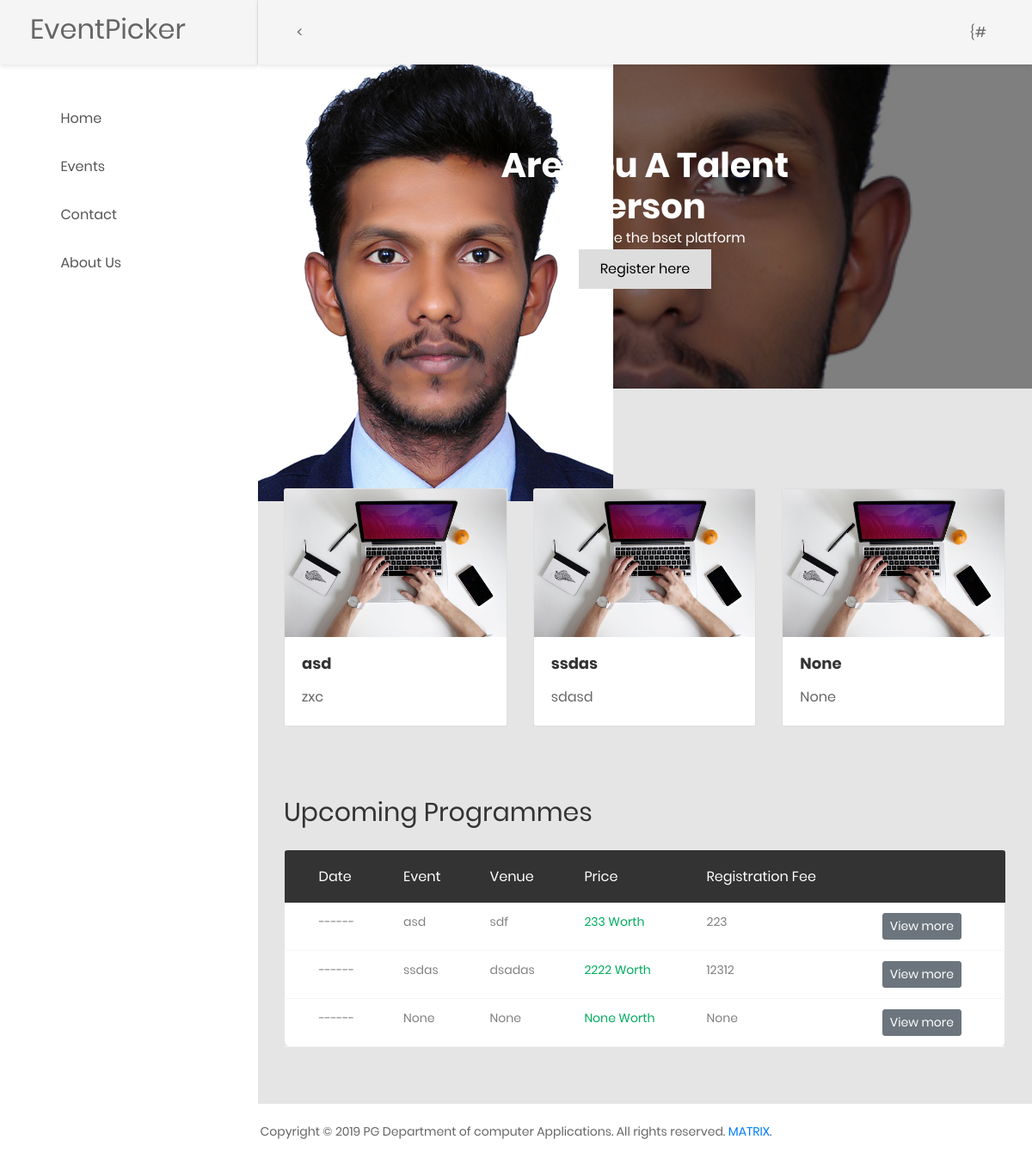
The page / on the database its author committed.
### EventApp/models.py (models this page shows)
class Admin(models.Model):
    eventid = models.IntegerField(primary_key=True)
    eventname = models.CharField(max_length=25)
    venue = models.TextField()
    regfee = models.IntegerField()
    tpm = models.IntegerField()
    ddepartment = models.CharField(max_length=200)
    descreption = models.TextField()
    brochure = models.ImageField()
    eventcategory=models.TextField()
    parti=models.IntegerField()
    edate=models.DateField(default=date.today())

### EventApp/views.py (the view)
# urls.py: path('', include('social_django.urls', namespace='index')),
def index(request):
    ob=Admin.objects.all()
    return render(request, 'enduser/index.html',context={'data':ob})

### EventApp/templates/enduser/index.html (shortened to what this page needs)
+{% load static %}
<!DOCTYPE html>
<html lang="en">
<head>
    <link href="{% static 'css/font-face.css' %}" rel="stylesheet" media="all">
    <link href="{% static 'vendor/font-awesome-4.7/css/font-awesome.min.css' %}" rel="stylesheet" media="all">
    <link href="{% static 'vendor/font-awesome-5/css/fontawesome-all.min.css' %}" rel="stylesheet" media="all">
    <link href="{% static 'vendor/mdi-font/css/material-design-iconic-font.min.css' %}" rel="stylesheet" media="all">
    <link href="{% static 'vendor/bootstrap-4.1/bootstrap.min.css' %}" rel="stylesheet" media="all">
    <link href="{% static 'vendor/animsition/animsition.min.css' %}" rel="stylesheet" media="all">
    <link href="{% static 'vendor/bootstrap-progressbar/bootstrap-progressbar-3.3.4.min.css' %}" rel="stylesheet" media="all">
    <link href="{% static 'vendor/wow/animate.css' %}" rel="stylesheet" media="all">
    <link href="{% static 'vendor/css-hamburgers/hamburgers.min.css' %}" rel="stylesheet" media="all">
    <link href="{% static 'vendor/slick/slick.css' %}" rel="stylesheet" media="all">
    <link href="{% static 'vendor/select2/select2.min.css' %}" rel="stylesheet" media="all">
    <link href="{% static 'vendor/perfect-scrollbar/perfect-scrollbar.css' %}" rel="stylesheet" media="all">
    <link href="{% static 'css/theme.css' %}" rel="stylesheet" media="all">
</head>
<body class="animsition">
    <div class="page-wrapper">
 -- MENU SIDEBAR-->
        <aside class="menu-sidebar d-none d-lg-block">
            <div class="logo">
                <label style="font-size: xx-large">EventPicker</label>
            </div>
            <div class="menu-sidebar__content js-scrollbar1">
                <nav class="navbar-sidebar">
                    <ul class="list-unstyled navbar__list">
                        <li>
                            <a href="/"><i class="fa fa-home"></i> Home</a>
                        </li>
                        <li>
                            <a href="/event"><i class=" fa fa-calendar"></i>
                                Events</a>
                        </li>
                        <li>
                            <a href="/contact"><i class="fa fa-phone"></i>
                                Contact</a>
                        </li>
                        <li>
                            <a href="/about"><i class="fa fa-users"></i>
                                About Us</a>
                        </li>
                    </ul>
                </nav>
            </div>
        </aside>
        <div class="page-container" >
            <header class="header-desktop" >
                <div class="section__content section__content--p30" >
                    <div class="container-fluid" >
                        <div class="header-wrap" >
                            < <div class="col-md-12">
                                <div class="overview-wrap">
{#
                                </div>
                            </div>
                        </div>
                    </div>
                </div>
            </header>
        <div class="hero-image">
            <img src="sarath.jpg">
            <div class="hero-text">
                <h1 style="font-size:40px"><font color="white">Are You A Talent Person</font></h1>
                <p>We provide the bset platform</p>
                <button onclick="location.href='/log'">Register here</button>
            </div>
        </div>
            <div class="main-content">
                <div class="section__content section__content--p30">
                    <div class="table-responsive m-b-40">
                    <div class="row">
                        {% for item in data %}
                        <div class="col-md-4">
                                <div class="card">
                                    <img class="card-img-top" src="{% static 'images/bg-title-01.jpg' %}" alt="Card image cap">
                                    <div class="card-body">
                                        <h4 class="card-title mb-3">{{item.eventname}}</h4>
                                        <p class="card-text">{{item.descreption}}</p>
                                    </div>
                                </div>
                            </div>
                        {% endfor %}
                    </div>
                        <br>
                        <br>
                        <div class="overview-wrap">
                            <h2 class="title-1">Upcoming programmes</h2>
                        </div>
                        <br>
                                    <table class="table table-borderless table-data3">
                                                <thead>
                                                    <tr>
                                                        <th>date</th>
                                                        <th>event</th>
                                                        <th>venue</th>
                                                        <th>price</th>
                                                        <th>Registration fee</th>
                                                        <th>  </th>
                                                    </tr>
                                                </thead>
                                                <tbody>
                                                {% for item in data %}
                                                    <tr >
                                                        <td>------</td>
                                                        <td>{{item.eventname}}</td>
                                                        <td>{{item.venue}}</td>
                                                        <td class="process">{{item.tpm}}  Worth</td>
                                                        <td >{{item.regfee}}</td>
                                                        <td><button type="submit" onclick="location.href='/event'" class="btn btn-secondary btn-sm">View more</button></td>
                                                    </tr>
                                                {% endfor %}
                                                </tbody>
                                            </table>
                                        </div>
                <br>
        </div>
            </div>
    </div>
    <div class="col-md-12">
                 <div class="copyright">
                     <p>Copyright © 2019 PG Department of computer Applications. All rights reserved. <a href="https://www.facebook.com/ignitemarian/">MATRIX</a>.</p>
                  </div>
                 </div>
</body>
</html>

### rows shown on the page
Admin: eventname "asd", descreption "zxc", venue "sdf", tpm "233", regfee "223"
Admin: eventname "ssdas", descreption "sdasd", venue "dsadas", tpm "2222", regfee "12312"
Admin: eventname "None", descreption "None", venue "None", tpm "None", regfee "None"
